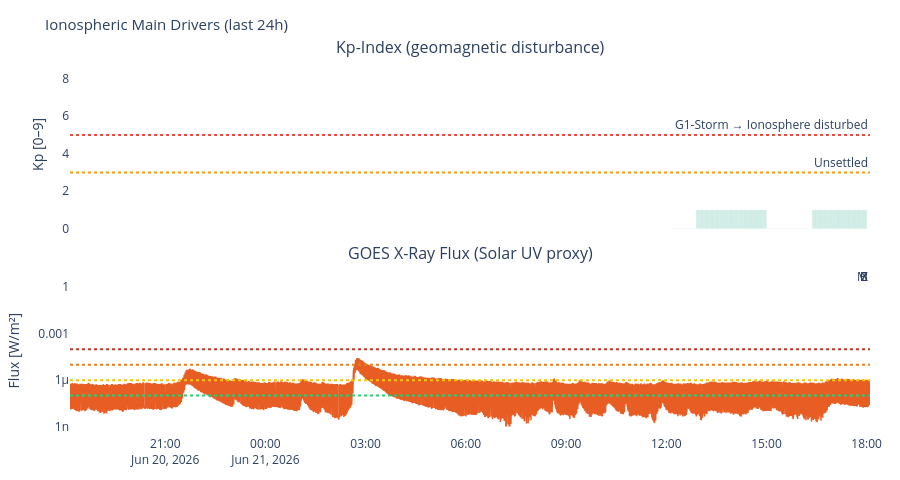

Here is the notebook cell this chart was saved with:
### Markdown cell above
---
## 3. Visualizations

### Code cell
# ============================================================
# KP-INDEX + X-RAY FLUX – the two main ionospheric drivers
# ============================================================

n_panels = sum([df_kp is not None, df_xray is not None])
if n_panels > 0:
    titles = []
    if df_kp    is not None: titles.append('Kp-Index (geomagnetic disturbance)')
    if df_xray  is not None: titles.append('GOES X-Ray Flux (Solar UV proxy)')

    fig = make_subplots(rows=n_panels, cols=1, shared_xaxes=True,
                        subplot_titles=titles, vertical_spacing=0.1)
    row = 1

    if df_kp is not None:
        colors_kp = ['#2ecc71' if k < 4 else '#f39c12' if k < 6 else '#e74c3c'
                     for k in df_kp['kp']]
        fig.add_trace(go.Bar(x=df_kp['time'], y=df_kp['kp'],
                             marker_color=colors_kp, opacity=0.8, name='Kp'), row=row, col=1)
        fig.add_hline(y=5, line_dash='dot', line_color='#e74c3c',
                      annotation_text='G1-Storm → Ionosphere disturbed', row=row, col=1)
        fig.add_hline(y=3, line_dash='dot', line_color='#f39c12',
                      annotation_text='Unsettled', row=row, col=1)
        fig.update_yaxes(title_text='Kp [0–9]', range=[0,9], row=row, col=1)
        row += 1

    if df_xray is not None:
        fig.add_trace(go.Scatter(x=df_xray['time'], y=df_xray['flux'],
                                 line=dict(color='#E85D24', width=1.5), name='X-Ray'),
                      row=row, col=1)
        for lvl, lbl, col in [(1e-4,'X','#c0392b'),(1e-5,'M','#e67e22'),
                               (1e-6,'C','#f1c40f'),(1e-7,'B','#2ecc71')]:
            fig.add_hline(y=lvl, line_dash='dot', line_color=col,
                          annotation_text=lbl, row=row, col=1)
        fig.update_yaxes(type='log', title_text='Flux [W/m²]', row=row, col=1)
        row += 1

    fig.update_layout(
        title=dict(text='Ionospheric Main Drivers (last 24h)', font=dict(size=15)),
        height=200 * n_panels + 80,
        showlegend=False, plot_bgcolor='rgba(0,0,0,0)', paper_bgcolor='rgba(0,0,0,0)',
        margin=dict(l=70, r=30, t=60, b=40)
    )
    fig.show()

### Figure 1 — Plotly figure (JSON) as saved in the notebook; plotly's stock layout.template omitted (floating-point values rounded to 4 significant figures; data arrays with more than 128 entries replaced by an {"elided": "..."} marker saying what was removed)
{"data": [{"marker": {"color": {"elided": "356 str values"}}, "name": "Kp", "opacity": 0.8, "type": "bar", "x": {"elided": "356 str values"}, "xaxis": "x", "y": {"elided": "356 float values"}, "yaxis": "y"}, {"line": {"color": "#E85D24", "width": 1.5}, "name": "X-Ray", "type": "scatter", "x": {"elided": "2876 str values"}, "xaxis": "x2", "y": {"elided": "2876 float values"}, "yaxis": "y2"}], "layout": {"annotations": [{"font": {"size": 16}, "showarrow": false, "text": "Kp-Index (geomagnetic disturbance)", "x": 0.5, "xanchor": "center", "xref": "paper", "y": 1.0, "yanchor": "bottom", "yref": "paper"}, {"font": {"size": 16}, "showarrow": false, "text": "GOES X-Ray Flux (Solar UV proxy)", "x": 0.5, "xanchor": "center", "xref": "paper", "y": 0.45, "yanchor": "bottom", "yref": "paper"}, {"showarrow": false, "text": "G1-Storm → Ionosphere disturbed", "x": 1, "xanchor": "right", "xref": "x domain", "y": 5, "yanchor": "bottom", "yref": "y"}, {"showarrow": false, "text": "Unsettled", "x": 1, "xanchor": "right", "xref": "x domain", "y": 3, "yanchor": "bottom", "yref": "y"}, {"showarrow": false, "text": "X", "x": 1, "xanchor": "right", "xref": "x2 domain", "y": 0.0001, "yanchor": "bottom", "yref": "y2"}, {"showarrow": false, "text": "M", "x": 1, "xanchor": "right", "xref": "x2 domain", "y": 1e-05, "yanchor": "bottom", "yref": "y2"}, {"showarrow": false, "text": "C", "x": 1, "xanchor": "right", "xref": "x2 domain", "y": 1e-06, "yanchor": "bottom", "yref": "y2"}, {"showarrow": false, "text": "B", "x": 1, "xanchor": "right", "xref": "x2 domain", "y": 1e-07, "yanchor": "bottom", "yref": "y2"}], "height": 480, "margin": {"b": 40, "l": 70, "r": 30, "t": 60}, "paper_bgcolor": "rgba(0,0,0,0)", "plot_bgcolor": "rgba(0,0,0,0)", "shapes": [{"line": {"color": "#e74c3c", "dash": "dot"}, "type": "line", "x0": 0, "x1": 1, "xref": "x domain", "y0": 5, "y1": 5, "yref": "y"}, {"line": {"color": "#f39c12", "dash": "dot"}, "type": "line", "x0": 0, "x1": 1, "xref": "x domain", "y0": 3, "y1": 3, "yref": "y"}, {"line": {"color": "#c0392b", "dash": "dot"}, "type": "line", "x0": 0, "x1": 1, "xref": "x2 domain", "y0": 0.0001, "y1": 0.0001, "yref": "y2"}, {"line": {"color": "#e67e22", "dash": "dot"}, "type": "line", "x0": 0, "x1": 1, "xref": "x2 domain", "y0": 1e-05, "y1": 1e-05, "yref": "y2"}, {"line": {"color": "#f1c40f", "dash": "dot"}, "type": "line", "x0": 0, "x1": 1, "xref": "x2 domain", "y0": 1e-06, "y1": 1e-06, "yref": "y2"}, {"line": {"color": "#2ecc71", "dash": "dot"}, "type": "line", "x0": 0, "x1": 1, "xref": "x2 domain", "y0": 1e-07, "y1": 1e-07, "yref": "y2"}], "showlegend": false, "title": {"font": {"size": 15}, "text": "Ionospheric Main Drivers (last 24h)"}, "xaxis": {"anchor": "y", "domain": [0.0, 1.0], "matches": "x2", "showticklabels": false}, "xaxis2": {"anchor": "y2", "domain": [0.0, 1.0]}, "yaxis": {"anchor": "x", "domain": [0.55, 1.0], "range": [0, 9], "title": {"text": "Kp [0–9]"}}, "yaxis2": {"anchor": "x2", "domain": [0.0, 0.45], "title": {"text": "Flux [W/m²]"}, "type": "log"}}}
